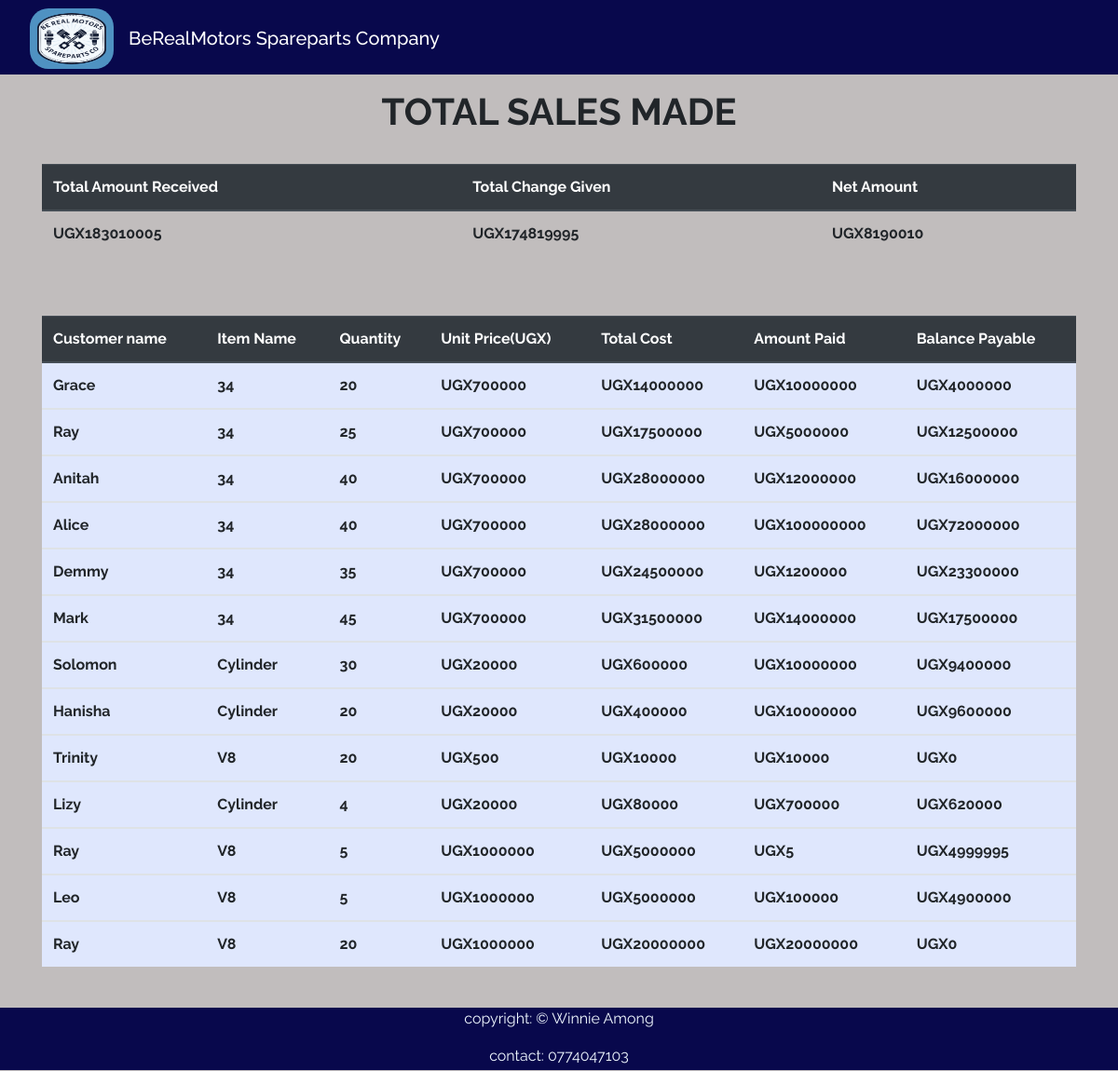
Before: /all_sales/ with the older database file.
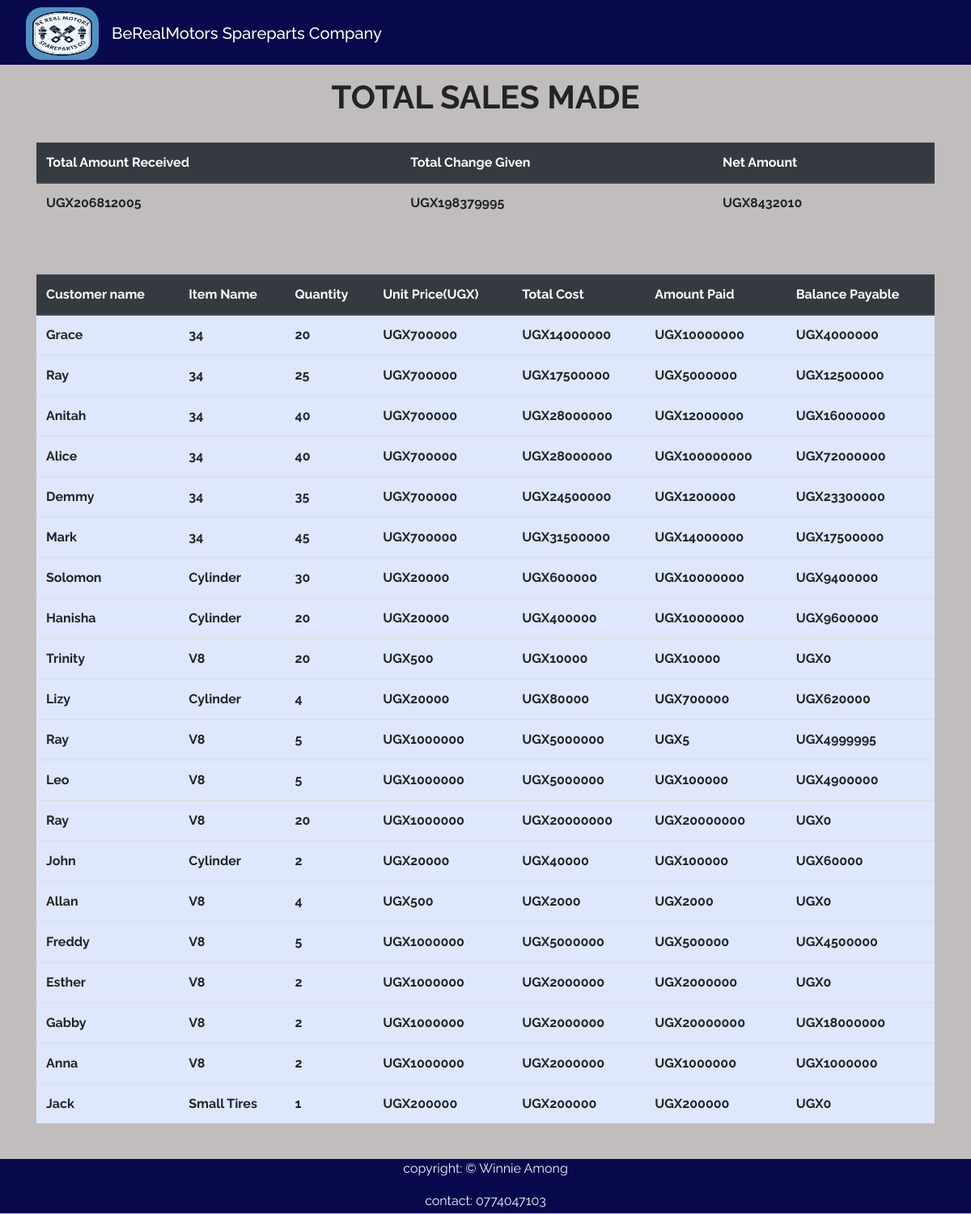
After: the same page with the newer database file.
### spareApp/models.py (models this page shows, shortened)
class Sale(models.Model):
    part_purchased = models.ForeignKey(Product,on_delete=models.CASCADE,null=False, blank=False)
    quantity = models.IntegerField(default=0,null=False,blank=False)
    amount_received = models.IntegerField(default=0,null=False,blank=False)
    buyer_names = models.CharField(max_length=100,null=False,blank=False)
    unit_price = models.IntegerField(default=0,null=False,blank=False)
    branch = models.CharField(max_length=100, null=False,blank=False)
    buyer_contact = models.IntegerField(default=0,null=False,blank=False)
    date_of_purchase = models.DateField(default=timezone.now)
    def get_total(self):
        total = self.quantity * self.part_purchased.unit_price
        return int(total)
    def get_change(self):
        change = self.get_total() -self.amount_received
        return abs(int(change))

class Product(models.Model):
    Category_name = models.ForeignKey(Category,on_delete=models.CASCADE,null=False, blank=False)
    part_name = models.CharField(max_length=50, null = False, blank=False)
    country_of_origin = models.CharField(max_length=50,null=False,blank=False)
    total_quantity = models.IntegerField(default=0, null=False, blank=False)
    issued_quantity = models.IntegerField(default=0, null=False,blank=False)
    received_quantity = models.IntegerField(default=0, null=False,blank=False)
    unit_price =models.IntegerField(default=0, null=False,blank=False)
    arrival_date =models.DateField(default=timezone.now)
    branch_name =models.CharField(max_length=100, null=False,blank=False)
    part_number = models.IntegerField(default=0,null=True,blank=True)
    def __str__(self):
        return self.part_name

### spareApp/views.py (the view)
# urls.py: path('all_sales/',views.all_sales,name='all_sales'),
def all_sales(request):
   sales = Sale.objects.all()
   total = sum([items.amount_received for items in sales])
   change = sum([items.get_change() for items in sales])
   net = total - change
   return render(request,'spare/all_sales.html',{'sales':sales,'total':total,'change':change,'net':net})

### template/spare/all_sales.html
{% extends 'spare/base.html' %}
{% block content%}
<br></br><br><br>
<div class = "container">
<h1 class = "text-center" style="font-weight: bolder;">TOTAL SALES MADE</h1><br>
  <table class="table" style="border: black;">
    <thead class="thead-dark" style="font-weight: bolder;">
      <tr>
        <th scope="col">Total Amount Received</th>
        <th scope="col">Total Change Given</th>
        <th scope="col">Net Amount</th>
      </tr>
    </thead>
    <tbody>
      <tr>
        <td style="font-weight: bolder;">UGX{{total}}</td>
        <td style="font-weight: bolder;">UGX{{change}}</td>
        <td style="font-weight: bolder;">UGX{{net}}</td>
      </tr>
    </tbody>
  </table>
</div>
<br></br>
<div class = "container">
  <table class="table" style="background-color:#dfe7fd;">
    <thead class="thead-dark">
      <tr>
        <th scope="col">Customer name</th>
        <th scope="col">Item Name</th>
        <th scope="col">Quantity</th>
        <th scope="col">Unit Price(UGX)</th>
        <th scope="col">Total Cost</th>
        <th scope="col">Amount Paid</th>
        <th scope="col">Balance Payable</th>
      </tr>
    </thead>
    {% for sale in sales %}
    <tbody>
      <tr>
        <td style="font-weight: bolder;font-size: 16px;">{{sale.buyer_names | title}}</td>
        <td style="font-weight: bolder;">{{sale.part_purchased | title}}</td>
        <td style="font-weight: bolder;">{{sale.quantity}}</td>
        <td style="font-weight: bolder;">UGX{{sale.unit_price}}</td>
        <td style="font-weight: bolder;">UGX{{sale.get_total}}</td>
        <td style="font-weight: bolder;">UGX{{sale.amount_received}}</td>
        <td style="font-weight: bolder;">UGX{{sale.get_change}}</td>
      </tr>
    </tbody>
    {% endfor %}
  </table>
</div>
<br>
<br>
<br>
<br>
{% endblock %}

### template/spare/base.html (shortened to what this page needs)
{% load static %}
<!DOCTYPE html>
<html lang="en">
<head>
  <link rel="stylesheet" href="https://stackpath.bootstrapcdn.com/bootstrap/4.5.2/css/bootstrap.min.css"
>
  <link rel="stylesheet" href="{% static 'css/base.css' %}">
</head>
<body>
  <nav class="navbar navbar-expand-lg navbar-dark" style="background-color: rgb(8, 8, 76); z-index: 1;">
    <a class="nav-link" href="">
      <img src="{% static 'css/images/logo6.jpg.png' %}" alt="logo" width="90" height="65" style="border-radius: 20px;"
        class="d-inline-block align-text-top">
    </a>
    <h1 class="navbar-brand" style="margin-top: 10px;">BeRealMotors Spareparts Company</h1>
  </nav>
  {% block content%}
  {% endblock%}
    <footer>
      <p>copyright: &copy; Winnie Among</p>
      <P>contact: 0774047103</P>
    </footer>
</body>
</html>

### spareApp/static/css/base.css (style rules this page uses)
body { background-color: hsl(0, 3%, 75%); font-family: 'raleway'; overflow-x:hidden ; }
.navbar { background-color:#191970; height: 80px; width: 100%; position: fixed; }
table { width: 100%; }
footer { text-align: center; background-color: rgb(8, 8, 76) ; padding: 0 20px; bottom: 0; left: 0; height: 67px; width: 100%; color: aliceblue; margin-bottom: 1px; position: fixed; }

Changed rows visible on the page:
added Sale: buyer_names "John", part_purchased "Cylinder", quantity "2", unit_price "20000", get_total "40000", amount_received "100000", get_change "60000"
added Sale: buyer_names "Allan", part_purchased "V8", quantity "4", unit_price "500", get_total "2000", amount_received "2000", get_change "0"
added Sale: buyer_names "Freddy", part_purchased "V8", quantity "5", unit_price "1000000", get_total "5000000", amount_received "500000", get_change "4500000"
added Sale: buyer_names "Esther", part_purchased "V8", quantity "2", unit_price "1000000", get_total "2000000", amount_received "2000000", get_change "0"
added Sale: buyer_names "Gabby", part_purchased "V8", quantity "2", unit_price "1000000", get_total "2000000", amount_received "20000000", get_change "18000000"
added Sale: buyer_names "Anna", part_purchased "V8", quantity "2", unit_price "1000000", get_total "2000000", amount_received "1000000", get_change "1000000"
added Sale: buyer_names "Jack", part_purchased "Small Tires", quantity "1", unit_price "200000", get_total "200000", amount_received "200000", get_change "0"
Other visible differences:
{{ total }}: "183010005" → "206812005"
{{ change }}: "174819995" → "198379995"
{{ net }}: "8190010" → "8432010"
